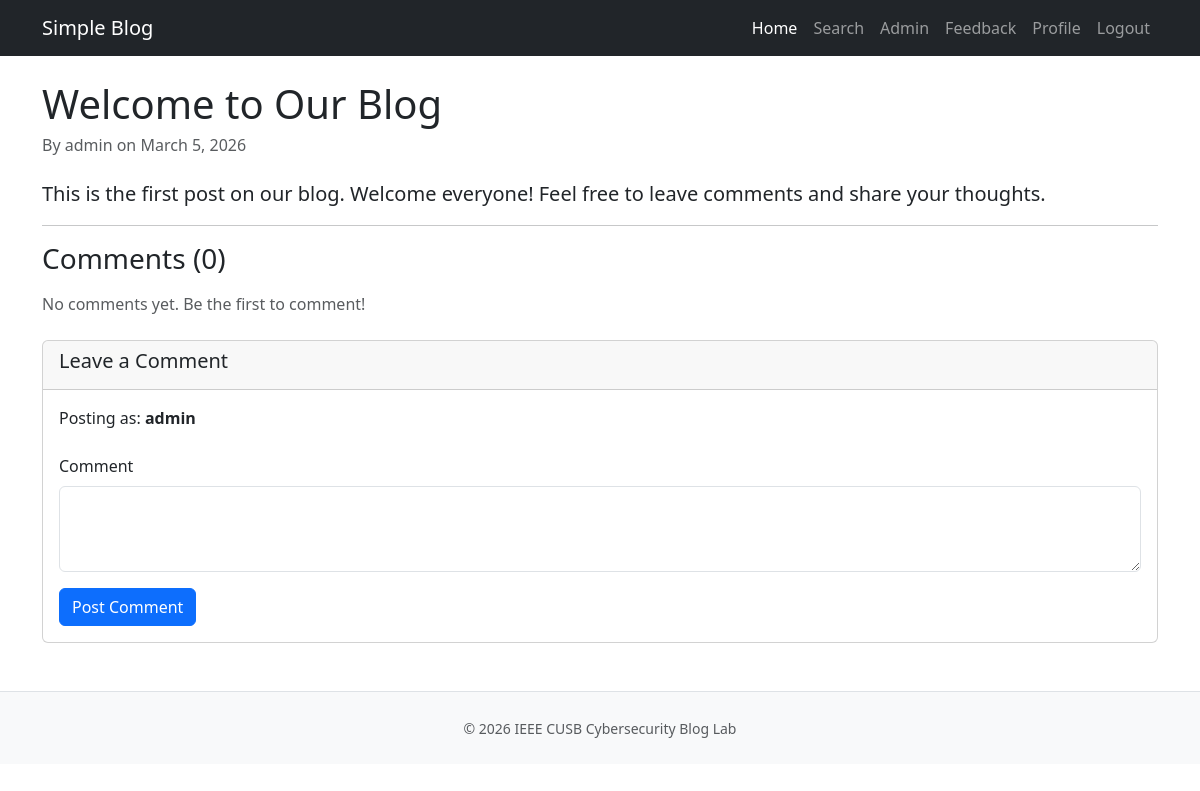
Screenshot of /post.php?id=1 (signed in) with the database file from the repository.
### tables this page shows
CREATE TABLE IF NOT EXISTS posts (
    id INT AUTO_INCREMENT PRIMARY KEY,
    title VARCHAR(200) NOT NULL,
    content TEXT NOT NULL,
    author_id INT NOT NULL,
    created_at TIMESTAMP DEFAULT CURRENT_TIMESTAMP,
    FOREIGN KEY (author_id) REFERENCES users(id)
);

CREATE TABLE IF NOT EXISTS users (
    id INT AUTO_INCREMENT PRIMARY KEY,
    username VARCHAR(50) NOT NULL UNIQUE,
    password VARCHAR(255) NOT NULL,
    email VARCHAR(100) NOT NULL,
    bio VARCHAR(500) DEFAULT '',
    created_at TIMESTAMP DEFAULT CURRENT_TIMESTAMP
);

### src/post.php (the view, shortened to what this page needs)
<?php
$conn = getConnection();
$post = null;
$comments = null;
if (isset($_GET['id'])) {
    $post_id = (int)$_GET['id'];
    $sql = "SELECT p.*, u.username FROM posts p JOIN users u ON p.author_id = u.id WHERE p.id = $post_id";
    $result = $conn->query($sql);
    if ($result && $result->num_rows > 0) {
        $post = $result->fetch_assoc();
    }
    $sql = "SELECT p.*, u.username FROM comments p JOIN users u ON p.author_id = u.id WHERE p.post_id = $post_id ORDER BY created_at ASC";
    $comments = $conn->query($sql);
}
?>
<!DOCTYPE html>
<html lang="en">
<head>
    <link href="https://cdn.jsdelivr.net/npm/bootstrap@5.3.0/dist/css/bootstrap.min.css" rel="stylesheet">
</head>
<body>
    <?php require_once 'include/navbar.php'; ?>
    <div class="container mt-4">
        <?php if ($post): ?>
            <article>
                <h1 class="mb-2"><?php echo htmlspecialchars($post['title']); ?></h1>
                <h6 class="text-muted mb-4">
                    By <?php echo htmlspecialchars($post['username']); ?>
                    on <?php echo date('F j, Y', strtotime($post['created_at'])); ?>
                </h6>
                <p class="lead"><?php echo htmlspecialchars($post['content']); ?></p>
            </article>
            <hr>
            <h3 class="mb-3">Comments (<?php echo $comments ? $comments->num_rows : 0; ?>)</h3>
            <?php if ($comments && $comments->num_rows > 0): ?>
                <?php while($comment = $comments->fetch_assoc()): ?>
                    <div class="card mb-2">
                        <div class="card-body">
                            <h6 class="card-subtitle mb-1 text-muted">
                                <?php
                                    echo htmlspecialchars($comment['username']);
                                ?>
                                <small class="text-muted ms-2"><?php echo date('M j, Y g:i A', strtotime($comment['created_at'])); ?></small>
                            </h6>
                            <p class="card-text mt-2">
                                <?php
                                    echo $comment['content'];
                                ?>
                            </p>
                        </div>
                    </div>
                <?php endwhile; ?>
            <?php else: ?>
                <p class="text-muted">No comments yet. Be the first to comment!</p>
            <?php endif; ?>
            <div class="card mt-4 mb-4">
                <div class="card-header">
                    <h5>Leave a Comment</h5>
                </div>
                <div class="card-body">
                    <?php if (isset($_SESSION['user_id'])): ?>
                        <form method="POST">
                            <div class="mb-3">
                                <label class="form-label">Posting as: <strong><?php echo htmlspecialchars($_SESSION['username']); ?></strong></label>
                            </div>
                            <div class="mb-3">
                                <label for="comment" class="form-label">Comment</label>
                                <textarea class="form-control" id="comment" name="comment" rows="3" required></textarea>
                            </div>
                            <button type="submit" class="btn btn-primary">Post Comment</button>
                        </form>
                    <?php else: ?>
                        <div class="alert alert-info mb-0">
                            Please <a href="login.php">login</a> to leave a comment.
                        </div>
                    <?php endif; ?>
                </div>
            </div>
        <?php else: ?>
            <div class="alert alert-warning">Post not found.</div>
            <a href="index.php" class="btn btn-primary">Back to Home</a>
        <?php endif; ?>
    </div>
    <?php require_once 'include/footer.php'; ?>
</body>
</html>

### rows the page displays
posts: title "Welcome to Our Blog", author.username "admin", created_at "March 5, 2026", content "This is the first post on our blog. Welcome everyone! Feel free to leave comments and share your thoughts."

### other values shown
$comments->num_rows "0"
$_SESSION['username'] "admin"
